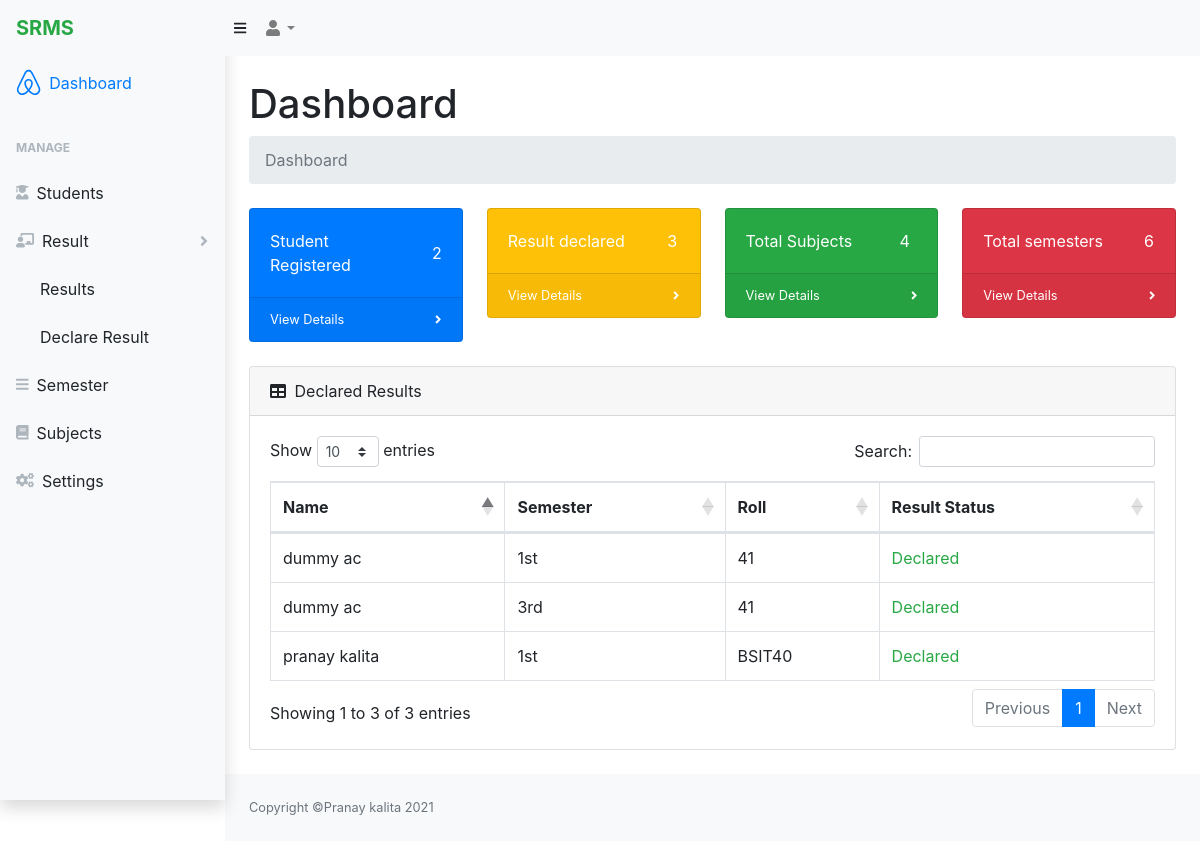
The page /admin/dashboard.php (signed in) on the database its author committed.
### tables this page shows
CREATE TABLE `declared_res_tb` (
  `id` int(11) NOT NULL,
  `sname` varchar(255) NOT NULL,
  `sroll` varchar(255) NOT NULL,
  `ssemester` varchar(255) NOT NULL,
  `marksdata` mediumtext NOT NULL
);

### admin/dashboard.php (the view)
<?php include('common/sidenav.php');
$query = "SELECT COUNT(`id`) FROM `student_tb`";
$data = $conn->query($query);
$res = $data->fetch_row();
$tstudreg =  $res[0];
$query = "SELECT COUNT(`id`) FROM `declared_res_tb`";
$data = $conn->query($query);
$res = $data->fetch_row();
$tresdecl =  $res[0];
$query = "SELECT COUNT(`id`) FROM `subjects_tb`";
$data = $conn->query($query);
$res = $data->fetch_row();
$tsub =  $res[0];
$query = "SELECT COUNT(`id`) FROM `semester_tb`";
$data = $conn->query($query);
$res = $data->fetch_row();
$tsem =  $res[0];
?>
<div id="layoutSidenav_content">
    <main>
        <div class="container-fluid">
            <h1 class="mt-4">Dashboard</h1>
            <ol class="breadcrumb mb-4">
                <li class="breadcrumb-item active">Dashboard</li>
            </ol>
            <div class="row">
                <div class="col-xl-3 col-md-6">
                    <div class="card bg-primary text-white mb-4">
                        <div class=" d-flex align-items-center justify-content-between">
                            <div class="card-body">Student Registered </div>
                            <div class="card-body"><?php echo $tstudreg ?></div>
                        </div>
                        <div class="card-footer d-flex align-items-center justify-content-between">
                            <a class="small text-white stretched-link" href="students.php">View Details</a>
                            <div class="small text-white"><i class="fas fa-angle-right"></i></div>
                        </div>
                    </div>
                </div>
                <div class="col-xl-3 col-md-6">
                    <div class="card bg-warning text-white mb-4">
                        <div class=" d-flex align-items-center justify-content-between">
                            <div class="card-body">Result declared </div>
                            <div class="card-body"><?php echo $tresdecl ?></div>
                        </div>
                        <div class="card-footer d-flex align-items-center justify-content-between">
                            <a class="small text-white stretched-link" href="results.php">View Details</a>
                            <div class="small text-white"><i class="fas fa-angle-right"></i></div>
                        </div>
                    </div>
                </div>
                <div class="col-xl-3 col-md-6">
                    <div class="card bg-success text-white mb-4">
                        <div class=" d-flex align-items-center justify-content-between">
                            <div class="card-body">Total Subjects </div>
                            <div class="card-body"><?php echo $tsub ?></div>
                        </div>
                        <div class="card-footer d-flex align-items-center justify-content-between">
                            <a class="small text-white stretched-link" href="subjects.php">View Details</a>
                            <div class="small text-white"><i class="fas fa-angle-right"></i></div>
                        </div>
                    </div>
                </div>
                <div class="col-xl-3 col-md-6">
                    <div class="card bg-danger text-white mb-4">
                    <div class=" d-flex align-items-center justify-content-between">
                            <div class="card-body">Total semesters </div>
                            <div class="card-body"><?php echo $tsem ?></div>
                        </div>
                        <div class="card-footer d-flex align-items-center justify-content-between">
                            <a class="small text-white stretched-link" href="semester.php">View Details</a>
                            <div class="small text-white"><i class="fas fa-angle-right"></i></div>
                        </div>
                    </div>
                </div>
            </div>
            <div class="card mb-4">
                <div class="card-header">
                    <i class="fas fa-table mr-1"></i>
                    Declared Results
                </div>
                <div class="card-body">
                    <div class="table-responsive">
                        <table class="table table-bordered" id="dataTable" width="100%" cellspacing="0">
                            <thead>
                                <tr>
                                    <th>Name</th>
                                    <th>Semester</th>
                                    <th>Roll</th>
                                    <th>Result Status</th>
                                </tr>
                            </thead>
                            <tbody>
                            <?php
                            $query = "SELECT * FROM `declared_res_tb`";
                            $ret = $conn->query($query);
                            while($row = $ret->fetch_assoc())
                            {
                                echo '
                                <tr>
                                    <td>'.$row["sname"].'</td>
                                    <td>'.$row["ssemester"].'</td>
                                    <td>'.$row["sroll"].'</td>
                                    <td class="text-success">Declared</td>';
                            }
                            ?>
                            </tbody>
                        </table>
                    </div>
                </div>
            </div>
        </div>
    </main>
    <?php include('common/bottom.php');?>

### rows shown on the page
declared_res_tb: sname "pranay kalita", ssemester "1st", sroll "BSIT40"
declared_res_tb: sname "dummy ac", ssemester "1st", sroll "41"
declared_res_tb: sname "dummy ac", ssemester "3rd", sroll "41"

### other values the page prints
$tstudreg "2"
$tresdecl "3"
$tsub "4"
$tsem "6"
